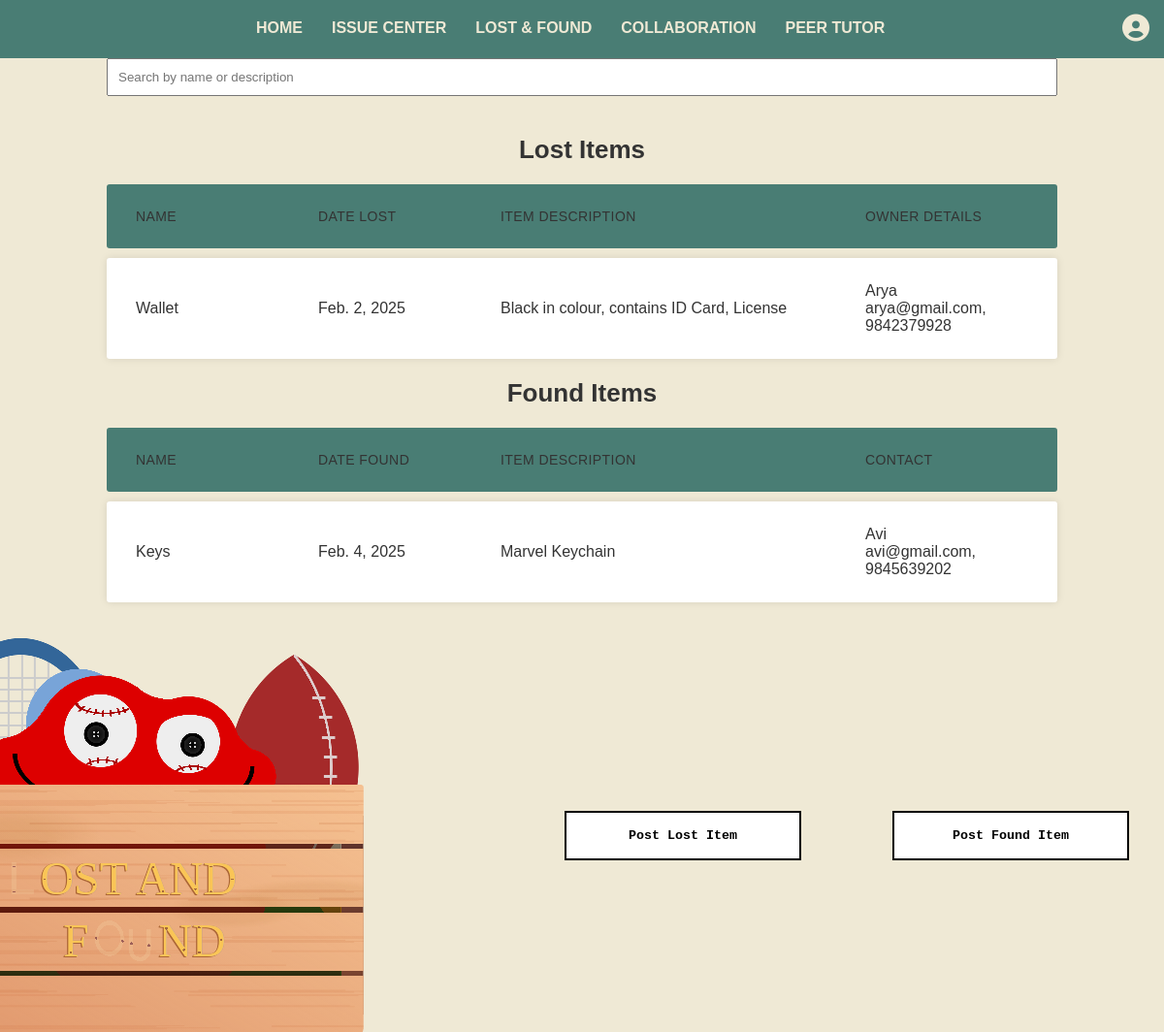
The page /lostandfound/ on the database its author committed.
### wordleapp/models.py (models this page shows, shortened)
class LostItem(models.Model):
    item_name = models.CharField(max_length=255)  # Name of the lost item
    item_descr = models.CharField(max_length=255)  # Description of the lost item
    date_lost = models.DateField(null=True, blank=True)  # Automatically adds the date the item was lost
    owner_name = models.CharField(max_length=255, null=True, blank=True)  # Name of the person who lost the item
    owner_contact = models.CharField(max_length=15, null=True, blank=True)  # Contact information of the owner

class FoundItem(models.Model):
    item_name = models.CharField(max_length=255)  # Name of the found item
    item_descr = models.CharField(max_length=255)  # Description of the found item
    date_found = models.DateField(null=True, blank=True)  # Automatically adds the date the item was found
    finder_name = models.CharField(max_length=255, null=True, blank=True)  # Name of the person who found the item
    finder_contact = models.CharField(max_length=15, null=True, blank=True)  # Contact information of the finder

### wordleapp/views.py (the view)
# urls.py: path('lostandfound/', views.lost_and_found, name='lost_and_found'),
def lost_and_found(request):
    items_lost = LostItem.objects.all()
    items_found = FoundItem.objects.all()
    return render(request, 'wordleapp/lost_and_found.html', {'items_lost': items_lost, 'items_found' : items_found})

### wordleapp/templates/wordleapp/lost_and_found.html (shortened to what this page needs)
<!DOCTYPE html>
<html lang="en">
<head>
    {% load static %}
    <link rel="stylesheet" href="{% static 'wordleapp/lostandfound.css' %}" />
    <link rel="stylesheet" href="https://cdnjs.cloudflare.com/ajax/libs/font-awesome/6.5.1/css/all.min.css">
</head>
<body>
  <nav class="navbar">
    <div class="nav-container">
      <ul class="nav-menu">
        <li><a href="http://127.0.0.1:8000/home/">Home</a></li>
          <li><a href="http://127.0.0.1:8000/issuecentral/">Issue Center</a></li>
          <li><a href="http://127.0.0.1:8000/lostandfound/">Lost & Found</a></li>
          <li><a href="http://127.0.0.1:8000/collaboration/">Collaboration</a></li>
          <li><a href="http://127.0.0.1:8000/peertutor/">Peer Tutor</a></li>
      </ul>
      <div class="profile-icon">
        <i class="fa-solid fa-user-circle"></i>
      </div>
    </div>
  </nav>
    <div class="container">
        <input type="text" id="search" placeholder="Search by name or description" onkeyup="filterItems()" style="width: 100%; padding: 10px; margin-bottom: 20px;">
        <h2>Lost Items</h2>
        <ul class="responsive-table">
          <li class="table-header">
            <div class="col col-1" style="flex-basis: 20%;">Name</div>
            <div class="col col-2" style="flex-basis: 20%;">Date Lost</div>
            <div class="col col-3" style="flex-basis: 40%;">Item Description</div>
            <div class="col col-4" style="flex-basis: 20%;">Owner details</div>
          </li>
          {% for item_lost in items_lost %}
          <li class="table-row">
            <div class="col col-1" data-label="Item Name" style="flex-basis: 20%;">{{ item_lost.item_name }}</div>
            <div class="col col-2" data-label="Date Lost" style="flex-basis: 20%;">{{ item_lost.date_lost }}</div>
            <div class="col col-3" data-label="Item Description" style="flex-basis: 40%;">{{ item_lost.item_descr }}</div>
            <div class="col col-4" data-label="Date Lost" style="flex-basis: 20%;"><div>{{ item_lost.owner_name }}</div> {{ item_lost.owner_contact }}</div>
          </li>
          {% endfor %}
        </ul>
    </div>
    <div class="container">
        <h2>Found Items</h2>
        <ul class="responsive-table">
          <li class="table-header">
            <div class="col col-1" style="flex-basis: 20%;">Name</div>
            <div class="col col-2" style="flex-basis: 20%;">Date Found</div>
            <div class="col col-3" style="flex-basis: 40%;">Item Description</div>
            <div class="col col-4" style="flex-basis: 20%;">Contact</div>
          </li>
          {% for item_found in items_found %}
          <li class="table-row">
            <div class="col col-1" data-label="Item Name" style="flex-basis: 20%;">{{ item_found.item_name }}</div>
            <div class="col col-2" data-label="date_found" style="flex-basis: 20%;">{{ item_found.date_found }}</div>
            <div class="col col-3" data-label="Item Description" style="flex-basis: 40%;">{{ item_found.item_descr }}</div>
            <div class="col col-4" data-label="Finder's Name" style="flex-basis: 20%;"><div>{{ item_found.finder_name }}</div> {{ item_found.finder_contact }}</div>
          </li>
          {% endfor %}
        </ul>
    </div>
  <div style="display:flex; flex-direction: row; justify-content: space-between; align-items: center; margin:3%">
          <div class="sup" role="img" aria-label="cartoon of a lost-and-found wooden box with baseballs, a football, a racquet... (it's a reference to Pixar's Lou shortfilm)"></div>
            <a href="http://127.0.0.1:8000/lostform/">
          <button>
            <span aria-hidden="true">Post Lost Item</span>
            <span>Post Lost Item</span>
          </button>
          </a>
          <a href="http://127.0.0.1:8000/foundform/">
          <button>
            <span aria-hidden="true">Post Lost Item</span>
            <span>Post Found Item</span>
          </button>
          </a>
        </div>
    </body>
</html>

### wordleapp/static/wordleapp/lostandfound.css (style rules this page uses)
body { font-family: 'lato', sans-serif; background-color: #EFE9D5; width: 100%; max-width: 100% }
* { margin: 0; padding: 0; box-sizing: border-box; }
.navbar { background-color: #497D74; padding: 15px; position: sticky; top: 0; height: 60px; z-index: 100; }
.nav-container { display: flex; justify-content: space-between; align-items: center; }
.nav-menu { display: flex; list-style: none; }
.nav-menu li { margin: 0 15px; }
.nav-menu a { color: #EFE9D5; text-decoration: none; font-size: 16px; text-transform: uppercase; font-weight: bold; transition: color 0.3s ease; }
.profile-icon i { font-size: 28px; color: #EFE9D5; cursor: pointer; }
.container { max-width: 1000px; margin-left: auto; margin-right: auto; padding-left: 10px; padding-right: 10px; }
:root { --bg-color-1: #ffffff; --bg-color-2: #497D74; --bg-color-3: #71BBB2; --padding: 1rem 4rem; --font-family: monospace; --step: 0.5rem; }
button { --active: 0; color: rgb(0, 0, 0); border-radius: 4px; position: relative; cursor: pointer; font-family: var(--font-family); font-weight: bold; border: 0; background: transparent; padding: 0; }
button span:first-of-type { padding: var(--padding); }
button span:not(:first-of-type) { position: absolute; }
[aria-hidden] { color: transparent; }
button span { inset: 0; display: grid; background: var(--bg); place-items: center; transition: 0.2s ease; border: 2px solid black; translate: calc((var(--active) * var(--coefficient, 0)) * (var(--step) * -1)) calc((var(--active) * var(--coefficient, 0)) * (var(--step) * -1)) ; }
span:nth-of-type(1) { --bg: var(--bg-color-3); }
span:nth-of-type(3) { --coefficient: 2; --bg: var(--bg-color-1); }

### wordleapp/templates/wordleapp/lost_and_found.html (style rules this page uses)
* { margin: 0; padding: 0; box-sizing: border-box; }
body { font-family: Arial, sans-serif; background-color: #EFE9D5; color: #333; }
.navbar { background-color: #497D74; position: sticky; top: 0; height: 60px; z-index: 100; }
.nav-container { display: flex; justify-content: space-between; align-items: center; margin-left: 20%; }
.nav-menu { display: flex; list-style: none; }
.nav-menu li { margin: 0 15px; }
.nav-menu a { color: #EFE9D5; text-decoration: none; font-size: 16px; text-transform: uppercase; font-weight: bold; transition: color 0.3s ease; }
.profile-icon i { font-size: 28px; color: #EFE9D5; cursor: pointer; }

### rows shown on the page
LostItem: item_name "Wallet", date_lost "Feb. 2, 2025", item_descr "Black in colour, contains ID Card, License", owner_name "Arya", owner_contact "arya@gmail.com, 9842379928"
FoundItem: item_name "Keys", date_found "Feb. 4, 2025", item_descr "Marvel Keychain", finder_name "Avi", finder_contact "avi@gmail.com, 9845639202"
